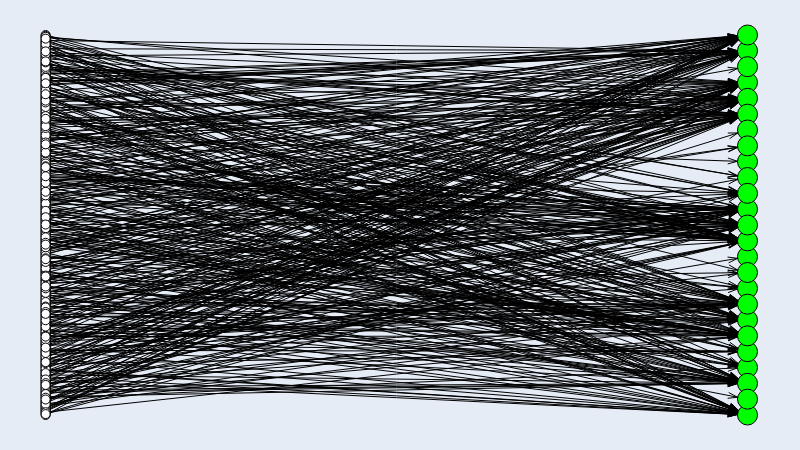

The code cell stored with this chart in its notebook:
### Code cell
g.move('bipartite', [n for n in g.nodes if g.nodes[n]['size'] != 20])
g.draw()

### Figure 1 — Plotly figure (JSON) as saved in the notebook; plotly's stock layout.template omitted (floating-point values rounded to 4 significant figures; data arrays with more than 128 entries replaced by an {"elided": "..."} marker saying what was removed)
{"data": [{"hoverinfo": "none", "line": {"color": "rgb(0, 0, 0)", "dash": "solid", "width": 1}, "mode": "lines", "type": "scatter", "x": {"elided": "3789 float values"}, "y": {"elided": "3789 float values"}}, {"hoverinfo": "text", "marker": {"color": "rgb(255, 255, 255)", "line": {"color": "rgb(0, 0, 0)", "width": 1}, "size": 9, "symbol": "circle"}, "mode": "markers", "text": {"elided": "418 str values"}, "textfont": {"color": "rgb(0, 0, 0)"}, "textposition": "middle center", "type": "scatter", "x": {"elided": "418 int values"}, "y": {"elided": "418 float values"}}, {"hoverinfo": "text", "marker": {"color": "rgb(0, 255, 0)", "line": {"color": "rgb(0, 0, 0)", "width": 1}, "size": 20, "symbol": "circle"}, "mode": "markers", "text": ["StreisandEffect/streisand", "Naotonosato/Blawn", "vulhub/vulhub", "quantopian/zipline", "electron/electron", "magento/magento2", "HongqingCao/GitDataV", "neex/phuip-fpizdam", "chineseGLUE/chineseGLUE", "chiphuyen/python-is-cool", "youfou/wxpy", "Jguer/yay", "trailofbits/algo", "ageron/handson-ml2", "florinpop17/app-ideas", "barry-ran/QtScrcpy", "jacobeisenstein/gt-nlp-class", "apachecn/AiLearning", "trimstray/nginx-admins-handbook", "LisaDziuba/Awesome-Design-Tools", "jtablesaw/tablesaw", "google-research/google-research", "2227324689/gpmall", "jet-admin/jet-bridge", "cookieY/Yearning"], "textfont": {"color": "rgb(0, 0, 0)"}, "textposition": "middle center", "type": "scatter", "x": [1, 1, 1, 1, 1, 1, 1, 1, 1, 1, 1, 1, 1, 1, 1, 1, 1, 1, 1, 1, 1, 1, 1, 1, 1], "y": [0.5417, 0.4167, 0.25, 0.9583, 0.4583, 0.875, 0.9167, 0.6667, 0.125, 0.3333, 0.625, 1, 0.8333, 0.08333, 0, 0.375, 0.1667, 0.04167, 0.5833, 0.7917, 0.2917, 0.2083, 0.5, 0.75, 0.7083]}, {"hoverinfo": "none", "mode": "text", "text": {"elided": "421 null values"}, "textfont": {"color": "rgb(0, 0, 0)"}, "textposition": "middle center", "type": "scatter", "x": {"elided": "421 float values"}, "y": {"elided": "421 float values"}}, {"hoverinfo": "none", "marker": {"color": "rgba(255, 255, 255, 0.0)", "line": {"color": "rgba(255, 255, 255, 0.0)", "width": 0}, "size": 0, "symbol": "circle"}, "mode": "markers", "type": "scatter", "x": [0.5, 0, 1, 0.5], "y": [0, 0.5, 0.5, 1]}], "layout": {"height": 450, "margin": {"b": 0, "l": 0, "r": 0, "t": 0}, "showlegend": false, "width": 800, "xaxis": {"fixedrange": true, "showgrid": false, "showticklabels": false, "zeroline": false}, "yaxis": {"fixedrange": true, "showgrid": false, "showticklabels": false, "zeroline": false}}}
